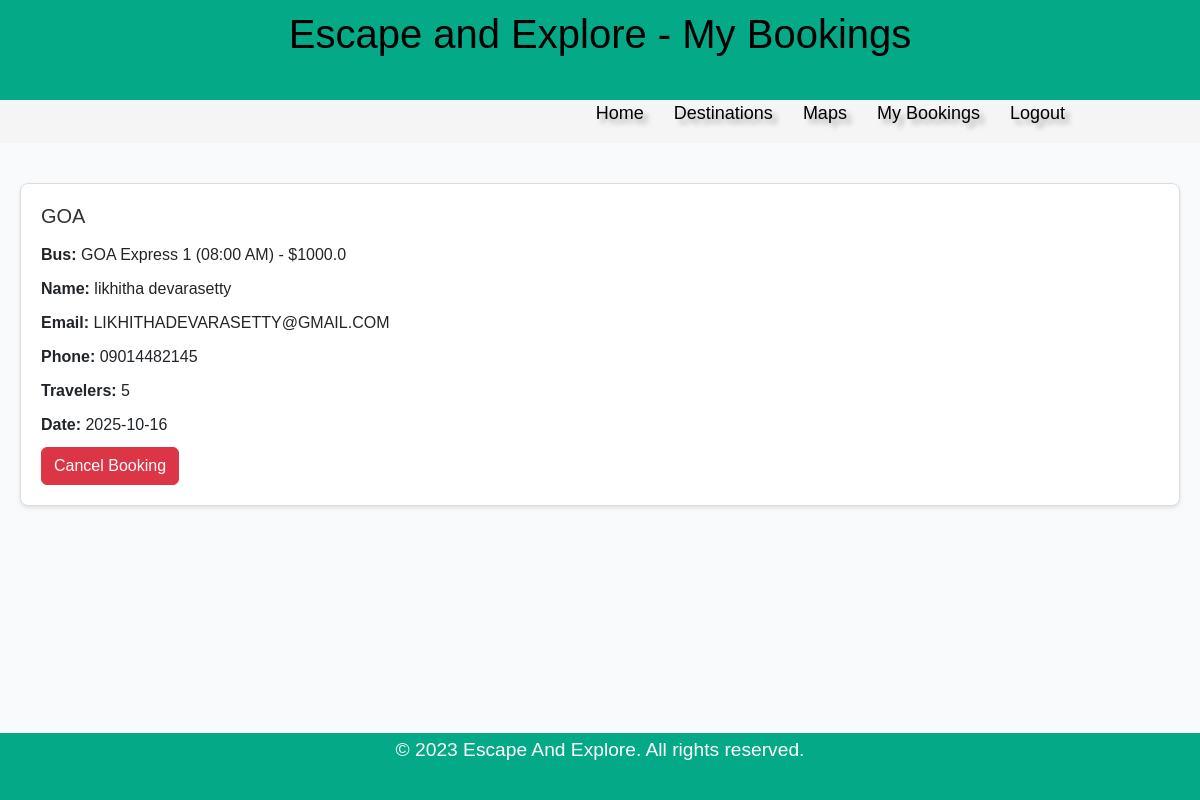
/mybookings (signed in), run on the app's committed database.
### app.py (models this page shows)
class Booking(db.Model):
    id = db.Column(db.Integer, primary_key=True)
    user_id = db.Column(db.Integer, db.ForeignKey('user.id'), nullable=False)
    package_id = db.Column(db.Integer, db.ForeignKey('package.id'), nullable=False)
    bus_id = db.Column(db.Integer, db.ForeignKey('bus.id'), nullable=False)
    name = db.Column(db.String(150), nullable=False)
    email = db.Column(db.String(150), nullable=False)
    phone = db.Column(db.String(20), nullable=False)
    travelers = db.Column(db.Integer, nullable=False)
    date = db.Column(db.String(50), nullable=False)
    user = db.relationship('User', backref='bookings', lazy=True)
    bus = db.relationship('Bus', backref='bookings', lazy=True)

class Package(db.Model):
    id = db.Column(db.Integer, primary_key=True)
    name = db.Column(db.String(150), nullable=False)
    description = db.Column(db.Text, nullable=False)
    image = db.Column(db.String(150), nullable=False)
    location = db.Column(db.String(150))
    duration = db.Column(db.String(50))
    best_time = db.Column(db.String(50))
    activities = db.Column(db.Text)
    bookings = db.relationship('Booking', backref='package', lazy=True)
    buses = db.relationship('Bus', backref='package', lazy=True)

class Bus(db.Model):
    id = db.Column(db.Integer, primary_key=True)
    name = db.Column(db.String(150), nullable=False)
    package_id = db.Column(db.Integer, db.ForeignKey('package.id'), nullable=False)
    capacity = db.Column(db.Integer, nullable=False)
    price = db.Column(db.Float, nullable=False)
    departure_time = db.Column(db.String(50), nullable=False)

### app.py (the view)
@app.route('/mybookings')
def mybookings():
    if 'user_id' not in session:
        return redirect(url_for('login'))
    bookings = Booking.query.filter_by(user_id=session['user_id']).options(joinedload(Booking.package), joinedload(Booking.bus)).all()
    return render_template('mybookings.html', bookings=bookings)

### app.py (called while the page is built)
@app.context_processor
def inject_user():
    if 'user_id' in session:
        return {
            'is_authenticated': True,
            'current_user': {
                'is_admin': session.get('is_admin', False)
            }
        }
    return {
        'is_authenticated': False,
        'current_user': None
    }

### templates/mybookings.html (shortened to what this page needs)
<!DOCTYPE html>
<html>
<head>
  <link href="https://cdn.jsdelivr.net/npm/bootstrap@5.3.0/dist/css/bootstrap.min.css" rel="stylesheet">
  <link rel="stylesheet" type="text/css" href="{{ url_for('static', filename='css/style.css') }}" />
</head>
<body class="non-home">
  <header>
    <h1>Escape and Explore - My Bookings</h1>
  </header>
  <div class="nav">
    <div class="nav-menu">
      <ul>
        <li><a href="{{ url_for('index') }}">Home</a></li>
        <li><a href="{{ url_for('packages') }}">Destinations</a></li>
        <li><a href="{{ url_for('maps') }}">Maps</a></li>
        {% if not is_authenticated %}
        <li><a href="{{ url_for('login') }}">Login</a></li>
        <li><a href="{{ url_for('register') }}">Register</a></li>
        {% else %}
        <li><a href="{{ url_for('mybookings') }}">My Bookings</a></li>
        <li><a href="{{ url_for('logout') }}">Logout</a></li>
        {% endif %}
      </ul>
    </div>
  </div>
  <div class="container">
    {% if bookings %}
      <div class="bookings-grid">
        {% for booking in bookings %}
        <div class="card booking-card">
          <div class="card-body">
            <h5 class="card-title">{{ booking.package.name if booking.package else 'N/A' }}</h5>
            <p class="card-text"><strong>Bus:</strong>
              {% if booking.bus %}
                {{ booking.bus.name }} ({{ booking.bus.departure_time }}) - ${{ booking.bus.price }}
              {% else %}
                N/A
              {% endif %}
            </p>
            <p class="card-text"><strong>Name:</strong> {{ booking.name or 'N/A' }}</p>
            <p class="card-text"><strong>Email:</strong> {{ booking.email or 'N/A' }}</p>
            <p class="card-text"><strong>Phone:</strong> {{ booking.phone or 'N/A' }}</p>
            <p class="card-text"><strong>Travelers:</strong> {{ booking.travelers or 'N/A' }}</p>
            <p class="card-text"><strong>Date:</strong> {{ booking.date or 'N/A' }}</p>
            <a href="{{ url_for('cancel_booking', booking_id=booking.id) }}" class="btn btn-danger">Cancel Booking</a>
          </div>
        </div>
        {% endfor %}
      </div>
    {% else %}
      <p>You have no bookings yet.</p>
    {% endif %}
  </div>
  <footer>
    <p>&copy; 2023 Escape And Explore. All rights reserved.</p>
  </footer>
</body>
</html>

### static/css/style.css (style rules this page uses)
body { font-family: Arial, sans-serif; margin: 0; padding: 0; background-color: rgb(248, 250, 252); }
.nav { width: 100%; background-color: #f8f7f741; display: flex; justify-content:end; padding: 0 10%; align-items: center; }
.nav-menu ul { display: flex; list-style:none; }
.nav-menu ul a { text-decoration: none; color: #000; text-shadow: 5px 5px 5px rgba(0,0,0,0.3); font-size: 18px; margin: 0 15px; transition: color .4s; }
h1 { font-family: 'Trebuchet MS', 'Lucida Sans Unicode', 'Lucida Grande', 'Lucida Sans', Arial, sans-serif; font-size: 4rem; margin-bottom: 2rem; }
.container { max-width: 1200px; margin: 0 auto; padding: 20px; }
p { font-size: 1.2rem; margin-bottom: 2rem; }
footer { background-color:rgb(4, 169, 136); color: #fff; padding: 3px; text-align: center; }
header { background-color:rgb(4, 169, 136); color:black; padding: 20px; text-align: center; }
.non-home .nav { background-color: #f5f5f5 !important; }
.non-home header { padding: 10px; }
.non-home h1 { font-size: 2.5rem; }
* { box-sizing: border-box; }
.non-home { display: flex; flex-direction: column; min-height: 100vh; }
.non-home footer { margin-top: auto; }
.bookings-grid { display: grid; grid-template-columns: repeat(auto-fit, minmax(300px, 1fr)); gap: 20px; margin-top: 20px; }
.booking-card { border: 1px solid #ddd; border-radius: 8px; box-shadow: 0 2px 4px rgba(0,0,0,0.1); }
.booking-card .card-body { padding: 20px; }
.booking-card .card-title { color: #333; margin-bottom: 15px; }
.booking-card .card-text { margin-bottom: 10px; font-size: 1rem; }

### data on the page
Booking: package "GOA", bus.name "GOA Express 1", bus.departure_time "08:00 AM", bus.price "1000.0", name "likhitha devarasetty", email "LIKHITHADEVARASETTY@GMAIL.COM", phone "09014482145", travelers "5", date "2025-10-16"
